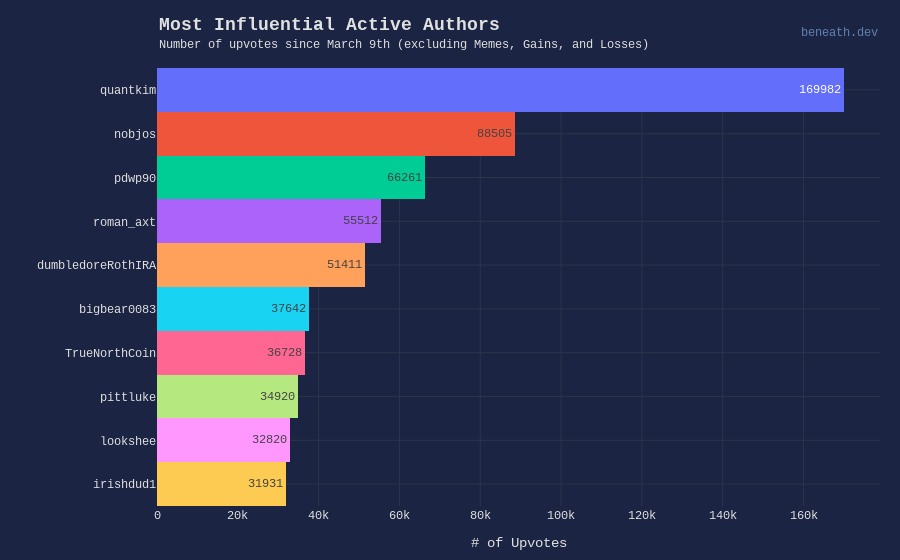

Notebook cell for this chart:
### Code cell
fig = px.bar(
    influencers.loc[cond1 & cond2 & cond3][:10],
    x="total_upvotes",
    y="author",
    text="total_upvotes",
    color='author',
    orientation='h',
    labels={'total_upvotes': '# of Upvotes', 'author': 'Author'},
)
fig.update_layout(
    make_layout(
        title="Most Influential Active Authors",
        subtitle="Number of upvotes since March 9th (excluding Memes, Gains, and Losses)",
        legend=False,
        source_hidden=False,
        override={
            "bargap": 0,
            'showlegend': False,
            'yaxis_title': '',
            'xaxis_zeroline': False
        },
    )
)
fig.update_traces({
    'marker_line_width': 0                 
})
fig.show()

### Figure 1 — Plotly figure (JSON) as saved in the notebook; plotly's stock layout.template omitted (floating-point values rounded to 4 significant figures)
{"data": [{"alignmentgroup": "True", "hovertemplate": "Author=%{y}<br># of Upvotes=%{text}<extra></extra>", "legendgroup": "quantkim", "marker": {"color": "#636efa", "line": {"width": 0}, "pattern": {"shape": ""}}, "name": "quantkim", "offsetgroup": "quantkim", "orientation": "h", "showlegend": true, "text": ["169982"], "textposition": "auto", "type": "bar", "x": [169982], "xaxis": "x", "y": ["quantkim"], "yaxis": "y"}, {"alignmentgroup": "True", "hovertemplate": "Author=%{y}<br># of Upvotes=%{text}<extra></extra>", "legendgroup": "nobjos", "marker": {"color": "#EF553B", "line": {"width": 0}, "pattern": {"shape": ""}}, "name": "nobjos", "offsetgroup": "nobjos", "orientation": "h", "showlegend": true, "text": ["88505"], "textposition": "auto", "type": "bar", "x": [88505], "xaxis": "x", "y": ["nobjos"], "yaxis": "y"}, {"alignmentgroup": "True", "hovertemplate": "Author=%{y}<br># of Upvotes=%{text}<extra></extra>", "legendgroup": "pdwp90", "marker": {"color": "#00cc96", "line": {"width": 0}, "pattern": {"shape": ""}}, "name": "pdwp90", "offsetgroup": "pdwp90", "orientation": "h", "showlegend": true, "text": ["66261"], "textposition": "auto", "type": "bar", "x": [66261], "xaxis": "x", "y": ["pdwp90"], "yaxis": "y"}, {"alignmentgroup": "True", "hovertemplate": "Author=%{y}<br># of Upvotes=%{text}<extra></extra>", "legendgroup": "roman_axt", "marker": {"color": "#ab63fa", "line": {"width": 0}, "pattern": {"shape": ""}}, "name": "roman_axt", "offsetgroup": "roman_axt", "orientation": "h", "showlegend": true, "text": ["55512"], "textposition": "auto", "type": "bar", "x": [55512], "xaxis": "x", "y": ["roman_axt"], "yaxis": "y"}, {"alignmentgroup": "True", "hovertemplate": "Author=%{y}<br># of Upvotes=%{text}<extra></extra>", "legendgroup": "dumbledoreRothIRA", "marker": {"color": "#FFA15A", "line": {"width": 0}, "pattern": {"shape": ""}}, "name": "dumbledoreRothIRA", "offsetgroup": "dumbledoreRothIRA", "orientation": "h", "showlegend": true, "text": ["51411"], "textposition": "auto", "type": "bar", "x": [51411], "xaxis": "x", "y": ["dumbledoreRothIRA"], "yaxis": "y"}, {"alignmentgroup": "True", "hovertemplate": "Author=%{y}<br># of Upvotes=%{text}<extra></extra>", "legendgroup": "bigbear0083", "marker": {"color": "#19d3f3", "line": {"width": 0}, "pattern": {"shape": ""}}, "name": "bigbear0083", "offsetgroup": "bigbear0083", "orientation": "h", "showlegend": true, "text": ["37642"], "textposition": "auto", "type": "bar", "x": [37642], "xaxis": "x", "y": ["bigbear0083"], "yaxis": "y"}, {"alignmentgroup": "True", "hovertemplate": "Author=%{y}<br># of Upvotes=%{text}<extra></extra>", "legendgroup": "TrueNorthCoin", "marker": {"color": "#FF6692", "line": {"width": 0}, "pattern": {"shape": ""}}, "name": "TrueNorthCoin", "offsetgroup": "TrueNorthCoin", "orientation": "h", "showlegend": true, "text": ["36728"], "textposition": "auto", "type": "bar", "x": [36728], "xaxis": "x", "y": ["TrueNorthCoin"], "yaxis": "y"}, {"alignmentgroup": "True", "hovertemplate": "Author=%{y}<br># of Upvotes=%{text}<extra></extra>", "legendgroup": "pittluke", "marker": {"color": "#B6E880", "line": {"width": 0}, "pattern": {"shape": ""}}, "name": "pittluke", "offsetgroup": "pittluke", "orientation": "h", "showlegend": true, "text": ["34920"], "textposition": "auto", "type": "bar", "x": [34920], "xaxis": "x", "y": ["pittluke"], "yaxis": "y"}, {"alignmentgroup": "True", "hovertemplate": "Author=%{y}<br># of Upvotes=%{text}<extra></extra>", "legendgroup": "lookshee", "marker": {"color": "#FF97FF", "line": {"width": 0}, "pattern": {"shape": ""}}, "name": "lookshee", "offsetgroup": "lookshee", "orientation": "h", "showlegend": true, "text": ["32820"], "textposition": "auto", "type": "bar", "x": [32820], "xaxis": "x", "y": ["lookshee"], "yaxis": "y"}, {"alignmentgroup": "True", "hovertemplate": "Author=%{y}<br># of Upvotes=%{text}<extra></extra>", "legendgroup": "irishdud1", "marker": {"color": "#FECB52", "line": {"width": 0}, "pattern": {"shape": ""}}, "name": "irishdud1", "offsetgroup": "irishdud1", "orientation": "h", "showlegend": true, "text": ["31931"], "textposition": "auto", "type": "bar", "x": [31931], "xaxis": "x", "y": ["irishdud1"], "yaxis": "y"}], "layout": {"annotations": [{"align": "right", "height": 40, "showarrow": false, "text": "<a style=\"color: rgb(100, 130, 180);\" href=\"https://beneath.dev/\">beneath.dev</a>", "x": 1, "xanchor": "right", "xref": "paper", "y": 1, "yanchor": "bottom", "yref": "paper", "yshift": 13}, {"align": "left", "font": {"size": 12}, "height": 16, "showarrow": false, "text": "Number of upvotes since March 9th (excluding Memes, Gains, and Losses)", "x": 0, "xanchor": "left", "xref": "paper", "y": 1, "yanchor": "bottom", "yref": "paper", "yshift": 13}, {"align": "left", "font": {"size": 18}, "height": 24, "showarrow": false, "text": "<b>Most Influential Active Authors</b>", "x": 0, "xanchor": "left", "xref": "paper", "y": 1, "yanchor": "bottom", "yref": "paper", "yshift": 29}], "bargap": 0, "barmode": "relative", "colorway": ["rgb(60, 170, 255)", "rgb(255, 60, 130)", "rgb(100, 200, 100)", "rgb(200, 220, 240)", "rgb(251, 241, 67)", "rgb(203, 60, 255)", "rgb(249, 148, 66)", "rgb(36, 130, 36)", "rgb(238, 255, 234)"], "dragmode": "select", "font": {"color": "#e1e1e1", "family": "SFMono-Regular,Menlo,Monaco,Consolas,Liberation Mono,Courier,monospace"}, "legend": {"title": {"text": "Author"}, "tracegroupgap": 0}, "margin": {"autoexpand": true, "b": 30, "l": 35, "r": 20, "t": 68}, "paper_bgcolor": "#1b2442", "plot_bgcolor": "#1b2442", "showlegend": false, "title": {"font": {"color": "#1b2442", "size": 1}, "text": "Most Influential Active Authors"}, "xaxis": {"anchor": "y", "domain": [0, 1], "gridcolor": "rgb(44, 53, 72)", "title": {"text": "# of Upvotes"}, "zeroline": false, "zerolinecolor": "#e1e1e1"}, "yaxis": {"anchor": "x", "categoryarray": ["irishdud1", "lookshee", "pittluke", "TrueNorthCoin", "bigbear0083", "dumbledoreRothIRA", "roman_axt", "pdwp90", "nobjos", "quantkim"], "categoryorder": "array", "domain": [0, 1], "gridcolor": "rgb(44, 53, 72)", "title": {"text": ""}, "zerolinecolor": "#e1e1e1"}}}
